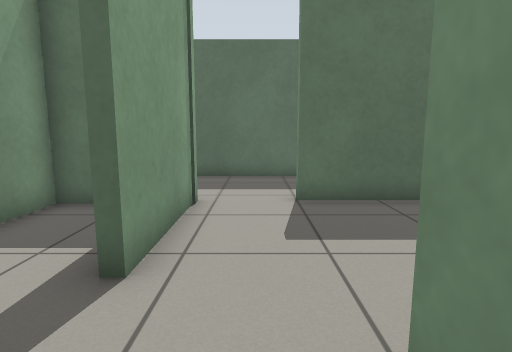
view 1 (above)

16 first-person views from a walk through a world built for the Gazebo simulator. The camera is 0.82 m above the floor, tilts 8° down and sees 80° across. The floor is counted in squares, 0.5 m on a side. Each view is taken from the middle of a square. On the plan, view 1 faces up. The plan holds only what a view shows up to about 15 squares ahead; the rest is blank.

view 2
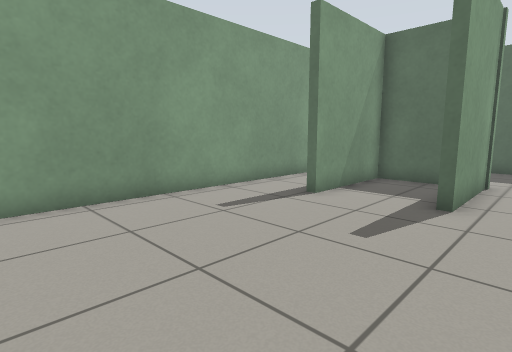

view 3
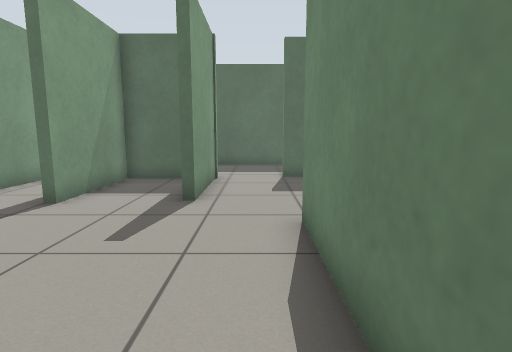

view 4
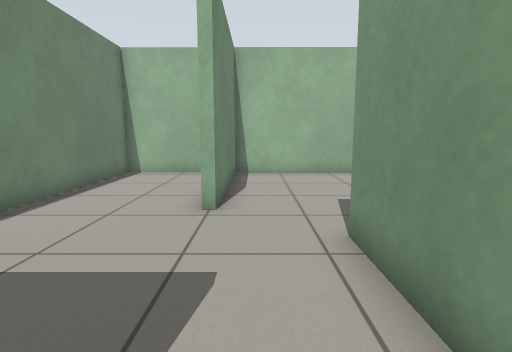

view 5
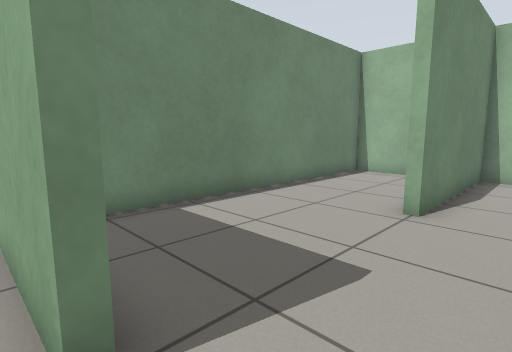

view 6
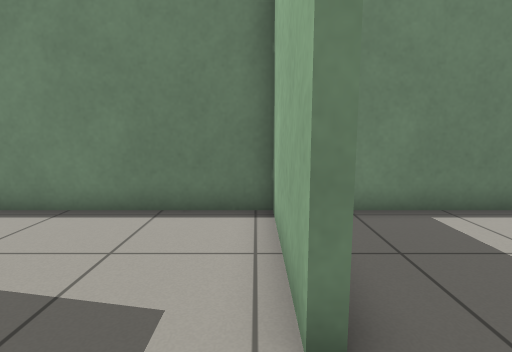

view 7
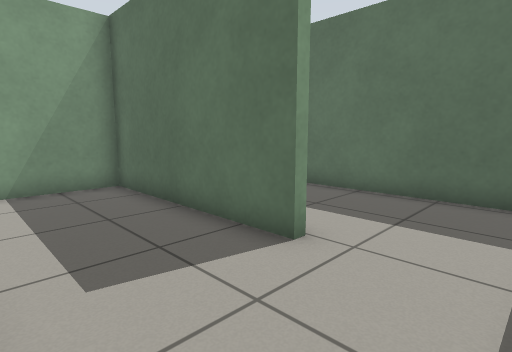

view 8
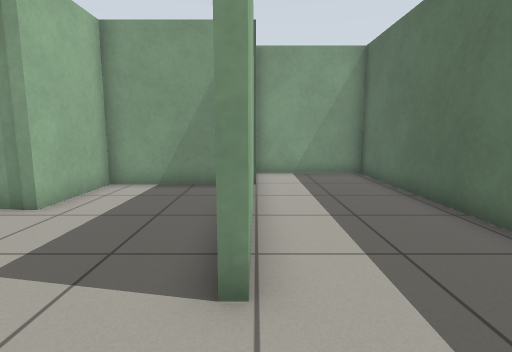

view 9
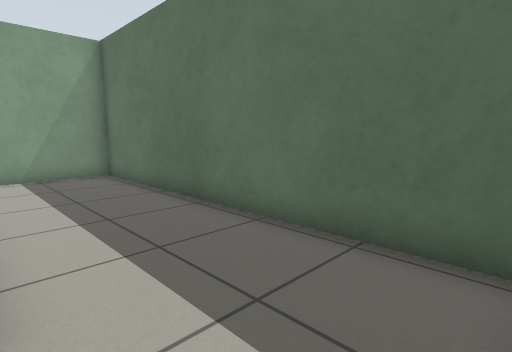

view 10
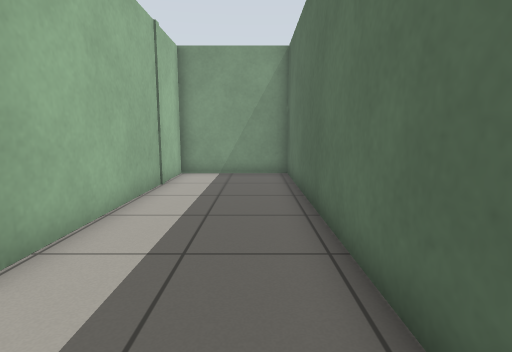

view 11
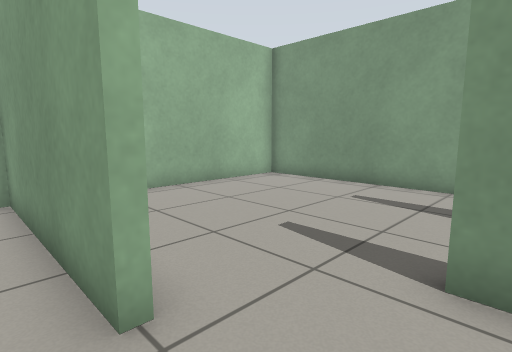

view 12
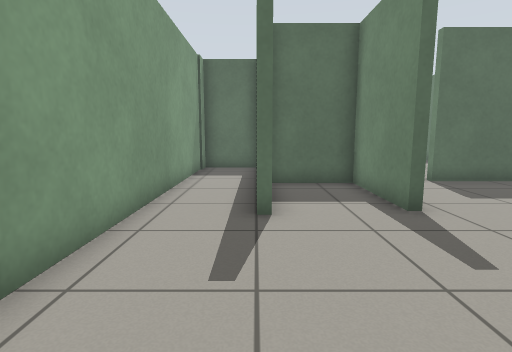

view 13
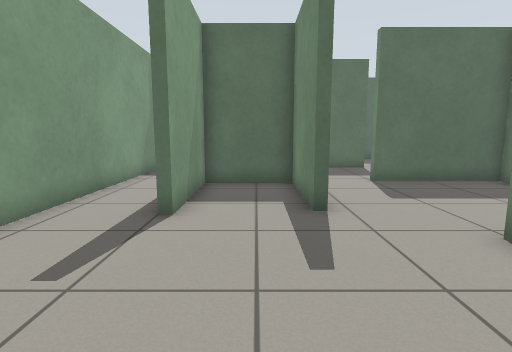

view 14
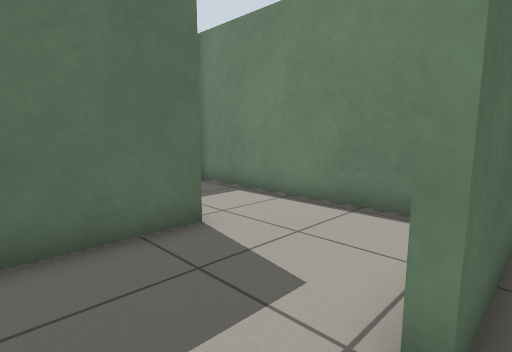

view 15
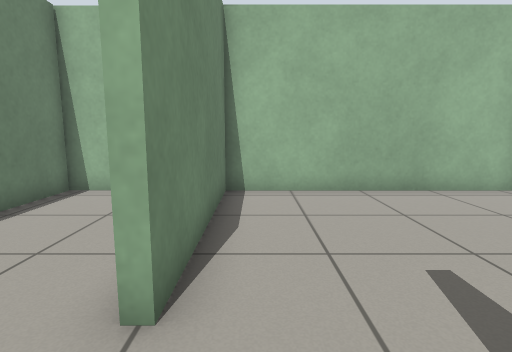

view 16
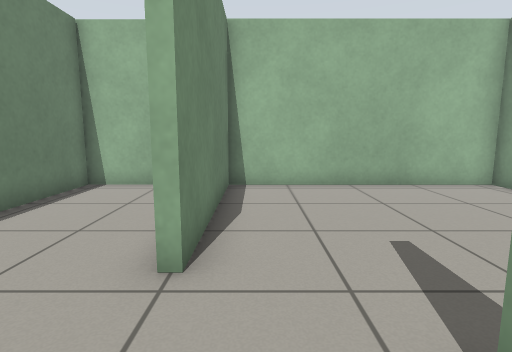

### Floor plan
Points are (right, up) in squares from view 1. A wall is a line through its corners. A room is listed if a view was taken in it or the views show most of it. See-through windows are left out.
Room 1 (views 1, 2, 3, 12, 13)
walls: (-1.5, 3.3) (-1.8, 3.3) (-1.8, 7) (-4.7, 7) (-4.7, 2.9); (-4.9, 11.6) (-7.5, 11.6) (-7.5, -4.6) (0.9, -4.6) (0.9, 1.6) (1.2, 1.6)
ways out: opening at (0, 2.7) to room 5
Room 2 (views 4, 5, 6, 14)
walls: (0.9, 7.3) (0.9, 7.6) (2.4, 7.6); (2.3, 11.6) (-4.7, 11.6) (-4.7, 7.3) (-1.5, 7.3)
ways out: opening at (2, 9.5) to room 3; opening at (0, 7) to room 5
Room 3 (view 7)
walls: (2.4, 7.6) (5.4, 7.6) (5.4, 11.5)
ways out: opening at (2, 9.5) to room 2; opening at (4, 12) to room 4
Room 4 (views 8, 9, 10)
walls: (4.7, 16.3) (-7.5, 16.3) (-7.5, 11.9) (2.3, 11.9); (5.4, 11.5) (5.4, 16.2)
ways out: opening at (4, 12) to room 3
Room 5 (views 11, 15, 16)
walls: (1.2, 1.6) (1.2, -4.6) (5.4, -4.6) (5.4, 7.3) (0.9, 7.3); (-1.5, 7.3) (-1.5, 3.3)
ways out: opening at (0, 2.7) to room 1; opening at (0, 7) to room 2

Positions as (right, up) in squares from view 1, and headings:
1: (0, 0), facing up
2: (0, -4), facing up-left
3: (0, -4), facing up
4: (0, 8), facing down
5: (-1, 8), facing down-right
6: (-1, 8), facing right
7: (5, 8), facing up-left
8: (5, 12), facing left
9: (5, 12), facing up-left
10: (5, 15), facing left
11: (2, 4), facing down-left
12: (-5, -3), facing up
13: (-3, -3), facing up
14: (-1, 7), facing up-right
15: (0, 4), facing down
16: (0, 5), facing down
